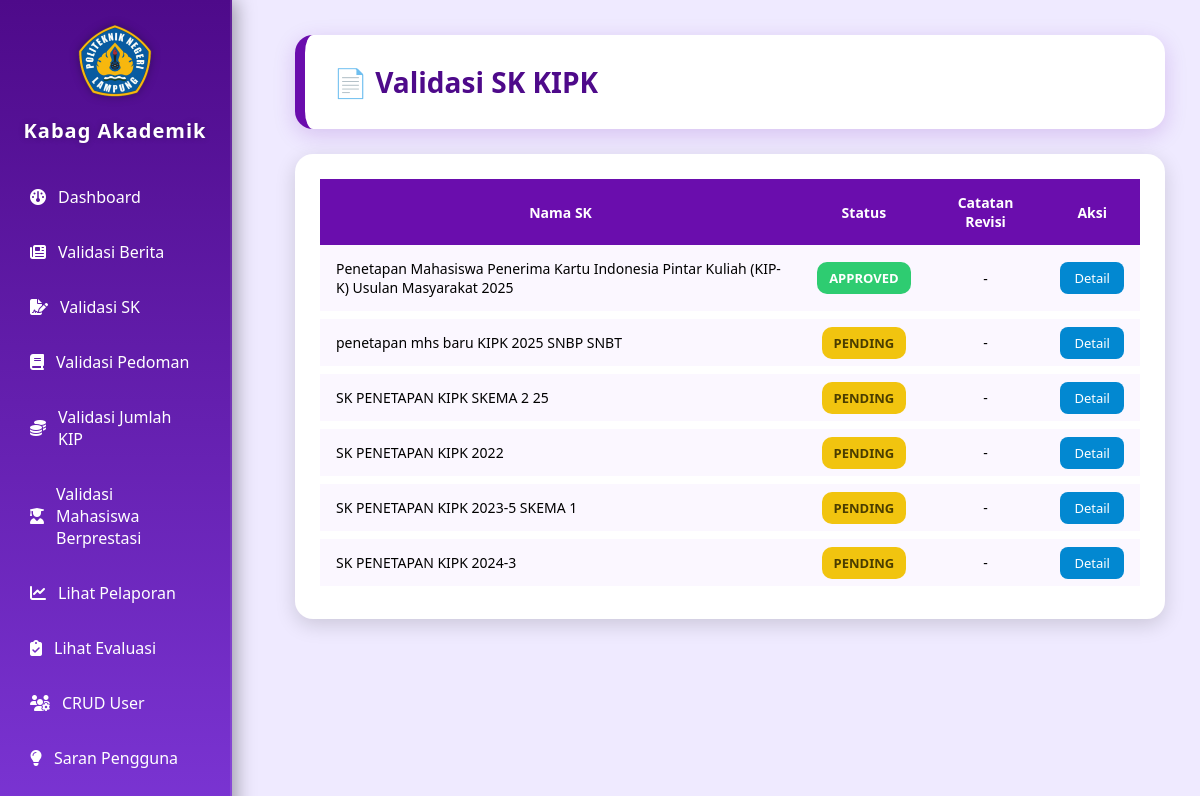
The page /kabag_akademik/validasi_sk.php (signed in) on the database as committed earlier.
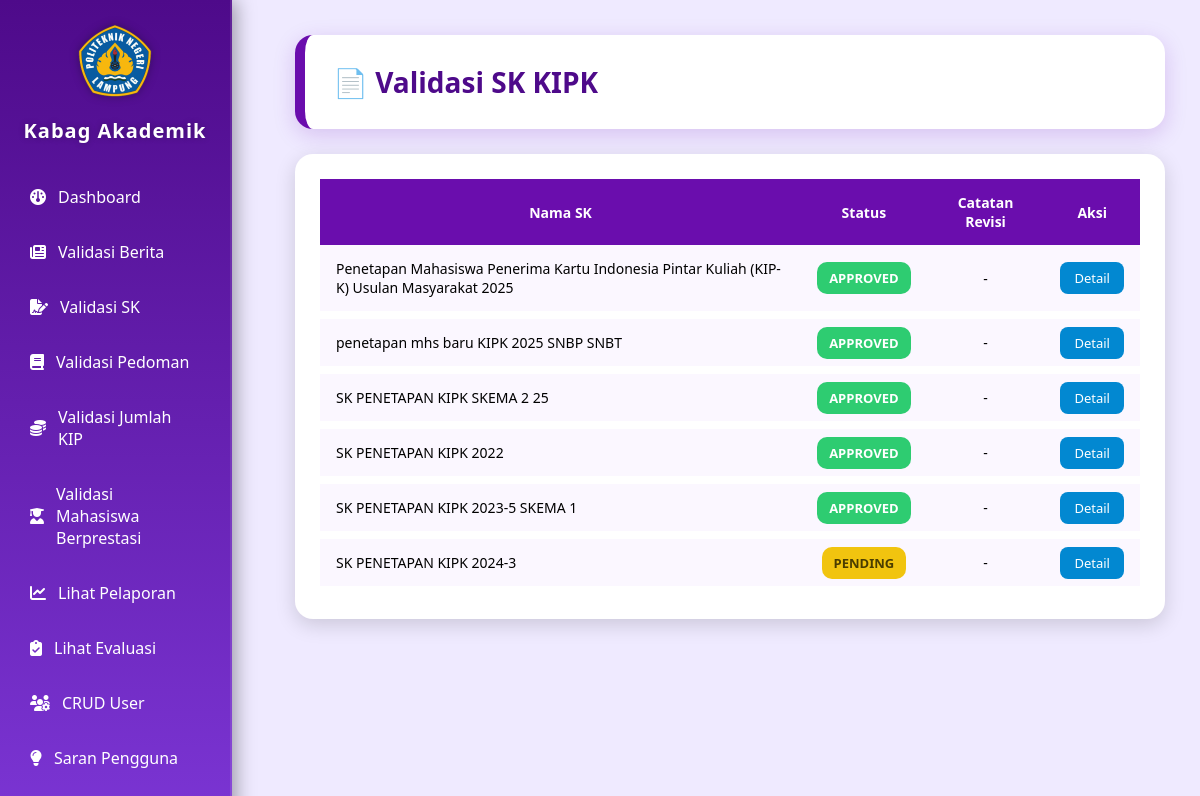
The same page on the database as committed later.
### tables this page shows
CREATE TABLE `sk_kipk` (
  `id_sk_kipk` int(11) NOT NULL,
  `nama_sk` varchar(255) NOT NULL,
  `tahun` year(4) NOT NULL,
  `nomor_sk` varchar(100) DEFAULT NULL,
  `file_path` varchar(255) DEFAULT NULL,
  `file_url` varchar(255) DEFAULT NULL,
  `status` enum('pending','approved','rejected') DEFAULT 'pending',
  `catatan_revisi` text DEFAULT NULL,
  `approved_by` int(11) UNSIGNED DEFAULT NULL,
  `id_admin` int(11) UNSIGNED DEFAULT NULL
);

### kabag_akademik/validasi_sk.php (the view, shortened to what this page needs)
<?php
include '../koneksi.php';
include 'sidebar.php';
$q = mysqli_query($koneksi, "SELECT * FROM sk_kipk ORDER BY id_sk_kipk DESC");
?>
<div class="content-wrapper">
    <div class="header-card">
        <h2>📄 Validasi SK KIPK</h2>
    </div>
    <div class="table-card">
        <table class="styled-table">
            <thead>
                <tr>
                    <th>Nama SK</th>
                    <th>Status</th>
                    <th>Catatan Revisi</th>
                    <th>Aksi</th>
                </tr>
            </thead>
            <tbody>
            <?php while($d = mysqli_fetch_assoc($q)) {
                $status = strtolower($d['status']);
                $id = $d['id_sk_kipk'];
                if ($status == "approved") {
                    $badge = '<span class="badge success">APPROVED</span>';
                } elseif ($status == "pending") {
                    $badge = '<span class="badge pending">PENDING</span>';
                } else {
                    $badge = '<span class="badge danger">REJECTED / REVISI</span>';
                }
            ?>
            <tr>
                <td style="text-align:left;"><?= htmlspecialchars($d['nama_sk']) ?></td>
                <td><?= $badge ?></td>
                <td>
                    <?php
                    if ($status == 'rejected') {
                        $catatan = !empty($d['catatan_revisi']) ? htmlspecialchars($d['catatan_revisi']) : "Belum ada catatan";
                    ?>
                        <button class="btn-info" onclick="openModal('modal-<?= $id ?>')">Lihat</button>
                        <div id="modal-<?= $id ?>" class="modal-overlay">
                            <div class="modal-box">
                                <span class="close" onclick="closeModal('modal-<?= $id ?>')">&times;</span>
                                <h3>Catatan Revisi</h3>
                                <p><?= nl2br($catatan) ?></p>
                            </div>
                        </div>
                    <?php } else { echo "-"; } ?>
                </td>
                <td>
                    <a class="btn-detail" href="validasi_sk_detail.php?id=<?= $id ?>">Detail</a>
                </td>
            </tr>
            <?php } ?>
            </tbody>
        </table>
    </div>
</div>
<link rel="stylesheet" href="https://cdn.jsdelivr.net/npm/bootstrap-icons@1.11.1/font/bootstrap-icons.css">

### kabag_akademik/sidebar.php (shortened to what this page needs)
<link href="https://cdnjs.cloudflare.com/ajax/libs/font-awesome/6.5.0/css/all.min.css" rel="stylesheet">
<div class="sidebar" id="sidebar">
    <div class="logo-box">
        <img src="../assets/logo-polinela.png" alt="Logo">
    </div>
    <h3>Kabag Akademik</h3>
    <ul>
        <li><a href="index.php"><i class="fa-solid fa-gauge"></i>Dashboard</a></li>
        <li><a href="validasi_berita.php"><i class="fa-solid fa-newspaper"></i>Validasi Berita</a></li>
        <li><a href="validasi_sk.php"><i class="fa-solid fa-file-signature"></i>Validasi SK</a></li>
        <li><a href="validasi_pedoman.php"><i class="fa-solid fa-book"></i>Validasi Pedoman</a></li>
        <li><a href="validasi_kip.php"><i class="fa-solid fa-coins"></i>Validasi Jumlah KIP</a></li>
        <li><a href="validasi_prestasi.php"><i class="fa-solid fa-user-graduate"></i>Validasi Mahasiswa Berprestasi</a></li>
        <li><a href="lihat_laporan.php"><i class="fa-solid fa-chart-line"></i>Lihat Pelaporan</a></li>
        <li><a href="lihat_evaluasi.php"><i class="fa-solid fa-clipboard-check"></i>Lihat Evaluasi</a></li>
        <li><a href="crud_user.php"><i class="fa-solid fa-users-cog"></i>CRUD User</a></li>
        <li><a href="saran.php"><i class="fa-solid fa-lightbulb"></i>Saran Pengguna</a></li>
        <li><a href="pertanyaan.php"><i class="fa-solid fa-circle-question"></i>Pertanyaan User</a></li>
    </ul>
</div>

### kabag_akademik/sidebar.php (style rules this page uses)
.sidebar { width: 230px; height: 100vh; background: linear-gradient(180deg, #4e0a8a, #7b35d4); color: #fff; position: fixed; top: 0; left: 0; font-family: 'Segoe UI', Tahoma, Geneva, Verdana, sans-serif; padding-top: 25px; box-shadow: 4px 0 18px rgba(0,0,0,0.35); border-right: 2px solid rgba(255,255,255,0.1); z-index: 1000; transition: 0.3s; }
.sidebar h3 { text-align: center; font-size: 20px; margin-bottom: 28px; font-weight: 600; letter-spacing: 1px; text-shadow: 0 0 6px rgba(0,0,0,0.25); }
.sidebar .logo-box { text-align: center; margin-bottom: 18px; }
.sidebar .logo-box img { width: 75px; filter: drop-shadow(0 0 5px rgba(0,0,0,0.3)); }
.sidebar ul { list-style: none; padding: 0; margin: 0; }
.sidebar ul li { margin: 5px 10px; }
.sidebar ul li a { display: flex; align-items: center; gap: 12px; text-decoration: none; color: #fff; padding: 14px 20px; font-size: 16px; border-radius: 8px; transition: 0.3s; font-weight: 500; }

### kabag_akademik/validasi_sk.php (style rules this page uses)
.content-wrapper { margin-left: 260px; padding: 35px; }
.header-card { background: #ffffff; padding: 28px; border-radius: 18px; border-left: 10px solid #6a0dad; box-shadow: 0 6px 22px rgba(106, 13, 173, 0.18); margin-bottom: 25px; }
.header-card h2 { margin: 0; font-size: 28px; font-weight: 800; color: #4e0a8a; }
.table-card { background: white; padding: 25px; border-radius: 18px; margin-top: 25px; box-shadow: 0 6px 20px rgba(0,0,0,0.15); }
.styled-table { width: 100%; border-collapse: collapse; }
.styled-table thead tr { background: #6a0dad; color: white; }
.styled-table th, .styled-table td { padding: 14px 16px; text-align: center; font-size: 14px; }
.styled-table tbody tr { background: #fbf7ff; border-bottom: 8px solid #ffffff; transition: 0.2s; }
.badge { padding: 7px 12px; border-radius: 10px; font-size: 13px; font-weight: 600; color: white; }
.success { background: #2ecc71; }
.pending { background: #f1c40f; color: #4a3d00; }
.btn-detail { background: #0288D1; padding: 7px 14px; border-radius: 8px; color: white; cursor: pointer; text-decoration: none; font-size: 13px; }

Rows that differ between the two databases and show on the page:
changed sk_kipk "penetapan mhs baru KIPK 2025 SNBP SNBT": status "PENDING" → "APPROVED"
changed sk_kipk "SK PENETAPAN KIPK SKEMA 2 25": status "PENDING" → "APPROVED"
changed sk_kipk "SK PENETAPAN KIPK 2022": status "PENDING" → "APPROVED"
changed sk_kipk "SK PENETAPAN KIPK 2023-5 SKEMA 1": status "PENDING" → "APPROVED"
